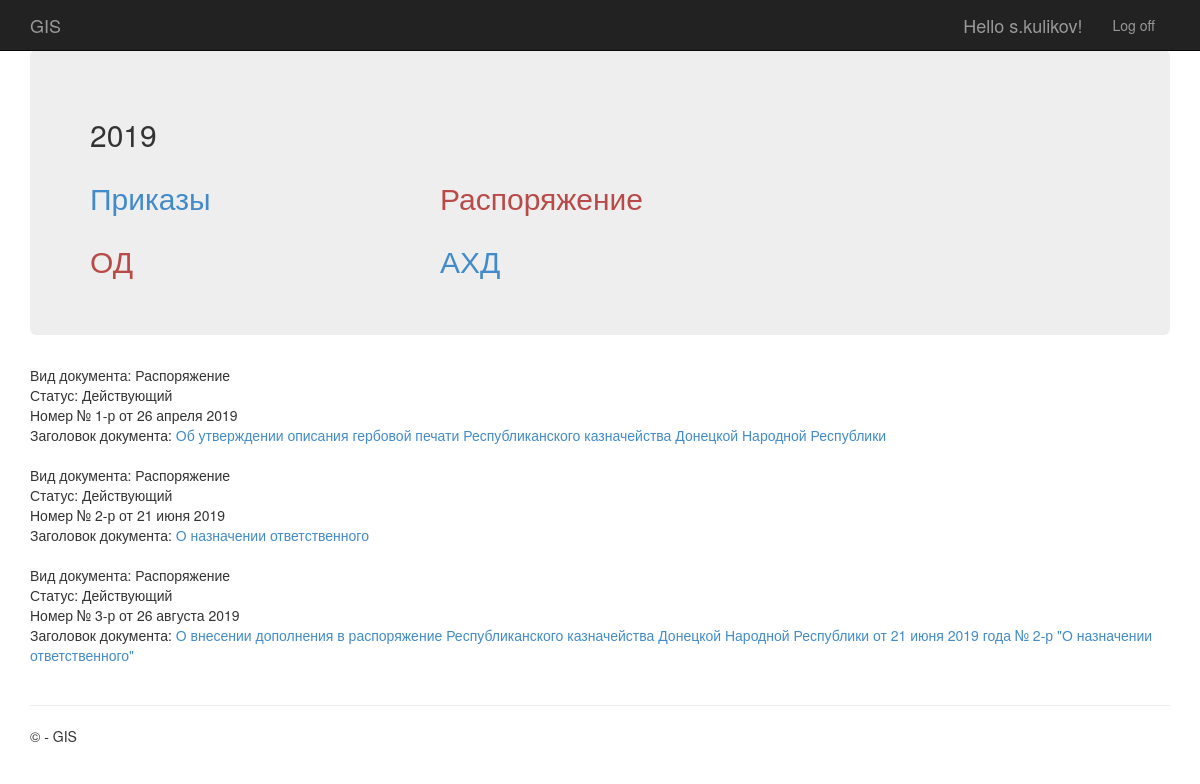
/org/2019/0/1 (signed in), run on the app's committed database.
### app/models.py (models this page shows, shortened)
class npa (models.Model):
     year = models.ForeignKey(Years,null=True , on_delete = models.SET_NULL)
     vid_del = models.IntegerField(default = 1,
                                    verbose_name=u"Вид деятельности",
                                    blank = True,
                                    null = True,
                                    help_text ='1->ОД, 0->АХД',
                                    choices =( (1, 'ОД'), (0, 'АХД') ) )
     vid = models.IntegerField(default = 1,
                                    verbose_name=u"Вид",
                                    blank = True,
                                    null = True,
                                    help_text ='1->Приказы, 0->Распоряжение',
                                    choices =( (1, 'Приказы'), (0, 'Распоряжение') ) )
     nomer = models.CharField(max_length = 10,verbose_name=u"Номер")
     date = models.DateTimeField(verbose_name=u"Дата")
     name = models.CharField(max_length = 1000,verbose_name=u"Наименовение")
     status = models.IntegerField(default = 1,
                                    verbose_name=u"Статус",
                                    blank = True,
                                    null = True,
                                    help_text ='1->Действующий, 0->Утратил силу',
                                    choices =( (1, 'Действующий'), (0, 'Утратил силу') ) )
     kol_list = models.IntegerField(default = 1,
                                    verbose_name=u"Количество страниц документа",
                                    blank = True,
                                    null = True)
     kol_prl = models.IntegerField(default = 1,
                                    verbose_name=u"Количество страниц приложения",
                                    blank = True,
                                    null = True)
     razrab = models.CharField(max_length = 50, verbose_name=u"Разработчик")
     document = models.FileField(upload_to='./%Y/%m/%d/', verbose_name=u"Документ")
     is_active = models.IntegerField(default = 1,
                                    verbose_name=u"----------",
                                    blank = True,
                                    null = True,
                                    help_text ='1->активно, 0->Не активно',
                                    choices =( (1, 'активно'), (0, 'Не активно') ) )
     class Meta:
            verbose_name = 'НПА'
            verbose_name_plural = 'НПА'

### app/views.py (the view)
# urls.py: path('org/<int:year_id>/<int:vid_id>/<int:vid_del_id>', views.org, name='org'),
def org(request, year_id,vid_id,vid_del_id):
    assert isinstance(request, HttpRequest)
    id_ears = Years.objects.filter(name = year_id).first()
    return render(
        request,
        'app/org.html',
        {
            'title':'Список документов',
            'vid_del_id':vid_del_id,
            'year_id':year_id,
            'vid_id':vid_id,
            'npas':npa.objects.filter(is_active = 1).filter(vid = vid_id).filter(vid_del = vid_del_id).order_by("date"),
            'npa':npa.objects.filter(is_active = 1).filter(vid = vid_id).filter(vid_del = vid_del_id).first(),
            'year':datetime.now().year,
        }
    )

### app/templates/app/org.html (shortened to what this page needs)
{% extends "app/layout.html" %}
{% block content %}
<div class="jumbotron">
        <h2>{{ year_id }}</h2>
	<div class="row">
	<div class="col-md-4">
        	  {% if vid_id == 0 %}
			 <h2><a class="text-dark"  href="../1/{{ vid_del_id }}">Приказы</a></h2>
			{% endif %}
    	</div>
    	<div class="col-md-4">
    	    {% if vid_id == 0 %}
			 <h2><a class="text-danger"  href="../0/{{ vid_del_id }}">Распоряжение</a></h2>
			{% endif %}
    	</div>
	</div>
 <div class="row">
	<div class="col-md-4">
			 {% if vid_del_id == 1 %}
			 <h2><a class="text-danger"  href="../{{ vid_id }}/1">ОД</a></h2>
			{% endif %}
    </div>
    <div class="col-md-4">
			 {% if vid_del_id == 1 %}
			 <h2><a class="text-dark"  href="../{{ vid_id }}/0">АХД</a></h2>
			{% endif %}
    </div>
	</div>
 </div>
{% for npa in npas %}
<div class="md-4">
		<div class="small-12 column">
			<div class="theorg" >Вид документа:
			{% if npa.vid == 0 %}
			 Распоряжение
			{% endif %}
			 </div>
			Статус: {% if npa.status == 1 %}
			 Действующий
			{% endif %}
			</div>
		<div class="small-4 column text-left">
			<span class="orgnum">Номер № {{ npa.nomer }}{% if npa.vid_del == 0  %}/адм{% endif %} от {{ npa.date|date:"j E Y" }}</span>
		<br>
					</div>
		<span class="npaname">
			<div class="small-8 column">
				Заголовок документа: <a href="../../../document/{{ npa.id }}">{{ npa.name }}</a>
			</div>
		</span>
</div>
<br>
 {% endfor %}
{% endblock %}

### app/templates/app/loginpartial.html (shortened to what this page needs)
{% if user.is_authenticated %}
<form id="logoutForm" action="/logout/" method="post" class="navbar-right">
    <ul class="nav navbar-nav navbar-right">
        <li><span class="navbar-brand">Hello {{ user.username }}!</span></li>
        <li><a href="javascript:document.getElementById('logoutForm').submit()">Log off</a></li>
    </ul>
</form>
{% else %}
<ul class="nav navbar-nav navbar-right">
    <li><a href="{% url 'login' %}">Log in</a></li>
</ul>
{% endif %}

### app/static/app/content/site.css (style rules this page uses)
body { padding-top: 50px; padding-bottom: 20px; }

### data on the page
npa: vid "Распоряжение", status "Действующий", nomer "1-р", date "26 апреля 2019", name "Об утверждении описания гербовой печати Республиканского казначейства Донецкой Народной Республики"
npa: vid "Распоряжение", status "Действующий", nomer "2-р", date "21 июня 2019", name "О назначении ответственного"
npa: vid "Распоряжение", status "Действующий", nomer "3-р", date "26 августа 2019", name "О внесении дополнения в распоряжение Республиканского казначейства Донецкой Народной Республики от 21 июня 2019 года № 2-р \"О назначении ответственного\""

### other printed values
{{ user.username }} "s.kulikov"
{{ year_id }} "2019"
